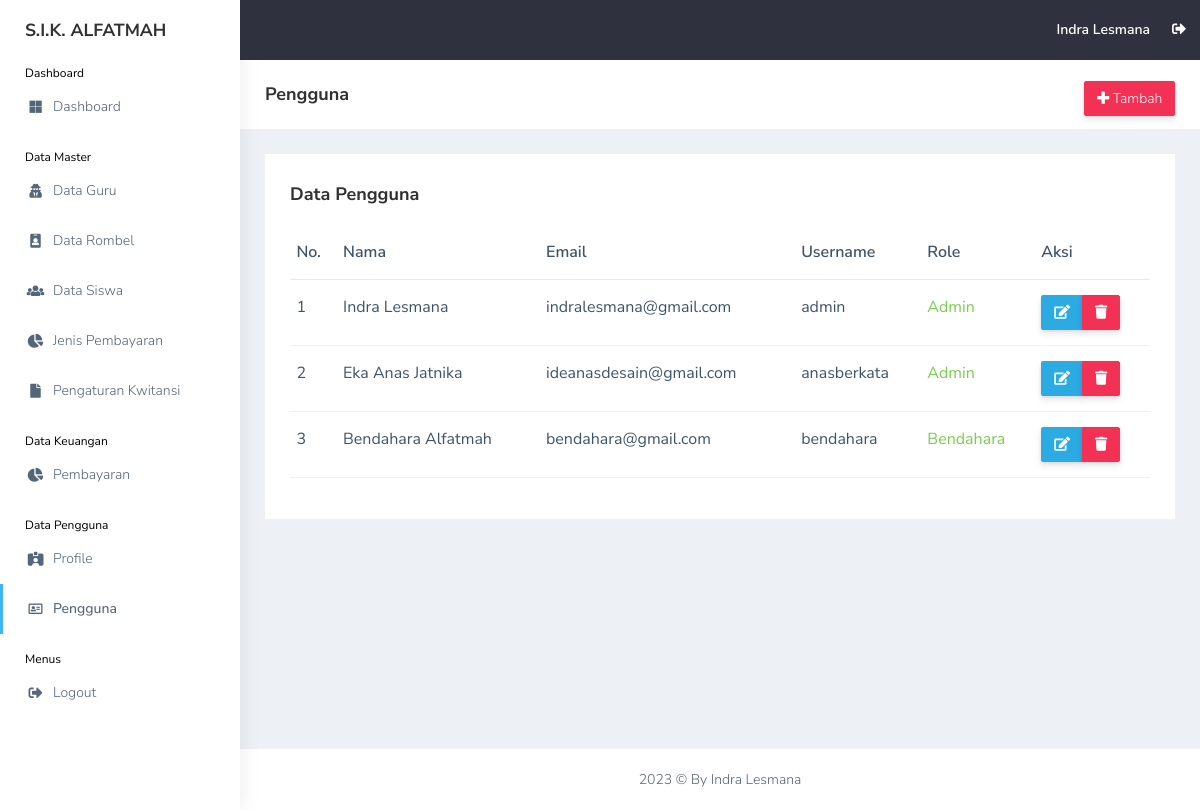
Before: /view_pengguna/pengguna.php (signed in) with the older database file.
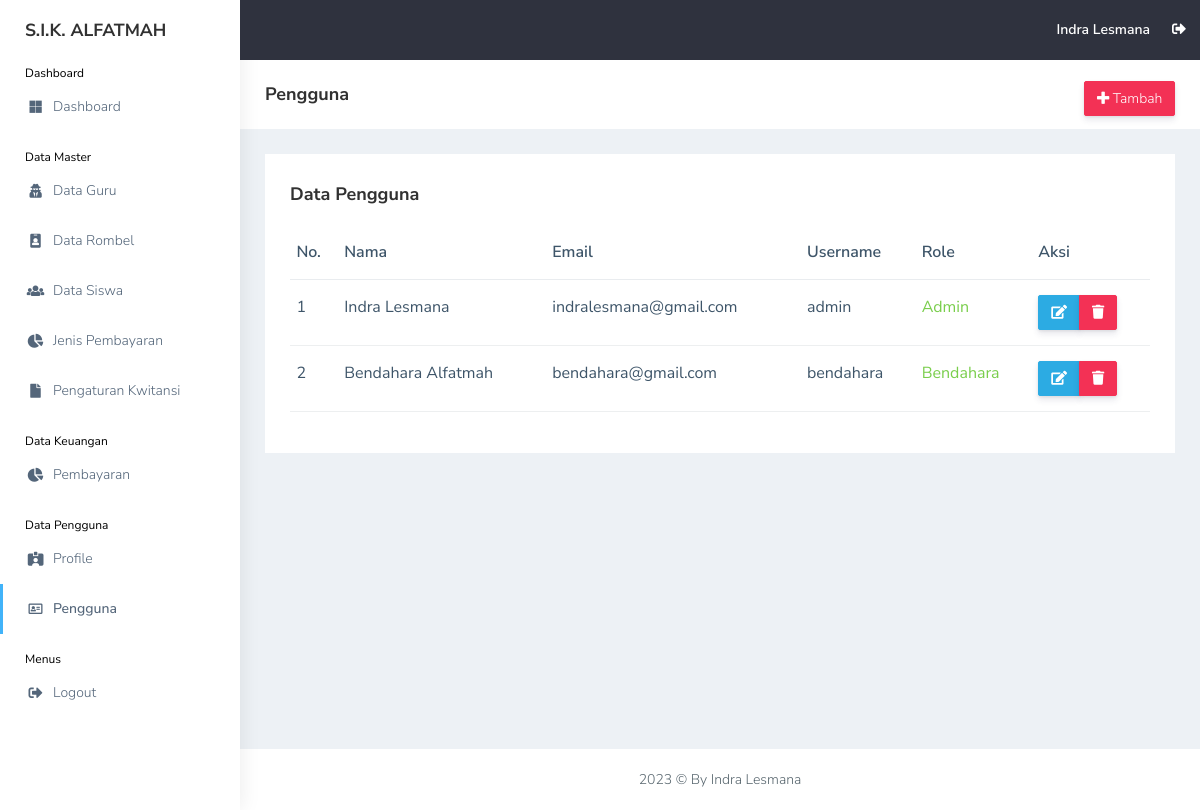
After: the same page with the newer database file.
### tables this page shows
CREATE TABLE `users` (
  `id_user` int(11) NOT NULL,
  `nama` varchar(255) NOT NULL,
  `username` varchar(255) NOT NULL,
  `email` varchar(255) NOT NULL,
  `password` varchar(255) NOT NULL,
  `image` varchar(255) NOT NULL,
  `role_id` int(11) NOT NULL,
  `date_created` date NOT NULL,
  `is_active` int(11) NOT NULL
);

CREATE TABLE `users_role` (
  `id_role` int(11) NOT NULL,
  `role` varchar(255) NOT NULL
);

### functions.php (called while the page is built, shortened)
<?php
$conn = mysqli_connect("localhost", "root", "", "db_sika");
function query($query)
{
    global $conn;
    $result = mysqli_query($conn, $query);
    $rows = [];
    while ($row = mysqli_fetch_assoc($result)) {
        $rows[] = $row;
    }
    return $rows;
}

### view_pengguna/pengguna.php (the view, shortened to what this page needs)
<?php
include "../templates/header.php";
$users = query(
    "SELECT * FROM users
    INNER JOIN users_role ON users.role_id = users_role.id_role"
);
?>
<div class="page-breadcrumb bg-white">
    <div class="row align-items-center">
        <div class="col-lg-3 col-md-4 col-sm-4 col-xs-12">
            <h4 class="page-title">Pengguna</h4>
        </div>
        <div class="col-lg-9 col-sm-8 col-md-8 col-xs-12">
            <div class="d-md-flex">
                <ol class="breadcrumb ms-auto">
                    <li><a href="pengguna_add.php"
                            class="btn btn-danger  d-none d-md-block pull-right ms-3 hidden-xs hidden-sm waves-effect waves-light text-white"><i
                                class="fas fa-plus"></i> Tambah</a>
                    </li>
                </ol>
            </div>
        </div>
    </div>
</div>
<div class="container-fluid">
    <div class="row">
        <div class="col-md-12 col-lg-12 col-sm-12">
            <div class="white-box">
                <div class="d-md-flex mb-3">
                    <h3 class="box-title mb-0">Data Pengguna</h3>
                </div>
                <div class="table-responsive">
                    <table class="table no-wrap">
                        <thead>
                            <tr>
                                <th class="border-top-0">No.</th>
                                <th class="border-top-0">Nama</th>
                                <th class="border-top-0">Email</th>
                                <th class="border-top-0">Username</th>
                                <th class="border-top-0">Role</th>
                                <th class="border-top-0">Aksi</th>
                            </tr>
                        </thead>
                        <tbody>
                            <?php $i = 1; ?>
                            <?php foreach ($users as $u): ?>
                                <tr>
                                    <td>
                                        <?= $i; ?>
                                    </td>
                                    <td class="txt-oflo">
                                        <?= $u["nama"]; ?>
                                    </td>
                                    <td>
                                        <?= $u["email"]; ?>
                                    </td>
                                    <td class="txt-oflo">
                                        <?= $u["username"]; ?>
                                    </td>
                                    <td><span class="text-success">
                                            <?= $u["role"]; ?>
                                        </span></td>
                                    <td>
                                        <div class="btn-group btn-group-toggle" data-toggle="buttons">
                                            <a href="pengguna_edit.php?id_user=<?= $u["id_user"] ?>"
                                                class="btn btn-info text-white"><i class="fas fa-edit"></i></a>
                                            <a href="pengguna_delete.php?id_user=<?= $u["id_user"] ?>"
                                                class="btn btn-danger text-white"
                                                onclick="return confirm('Yakin ingin menghapus <?= $u['nama']; ?>?');"><i
                                                    class="fas fa-trash"></i></a>
                                        </div>
                                    </td>
                                </tr>
                                <?php $i++; ?>
                            <?php endforeach; ?>
                        </tbody>
                    </table>
                </div>
            </div>
        </div>
    </div>
</div>
<?php
include "../templates/footer.php";
?>

### templates/topbar.php (shortened to what this page needs)
<header class="topbar" data-navbarbg="skin5">
    <nav class="navbar top-navbar navbar-expand-md navbar-dark">
        <div class="navbar-header" data-logobg="skin6">
            <a class="navbar-brand" href="#">
                <b class="logo-text text-dark">
                    S.I.K. ALFATMAH
                </b>
            </a>
        </div>
        <div class="navbar-collapse collapse" id="navbarSupportedContent" data-navbarbg="skin5">
            <ul class="navbar-nav ms-auto d-flex align-items-center">
                <li>
                    <a class="profile-pic" href="../view_pengguna/profile.php"><span class="text-white font-medium">
                            <?= $user["nama"]; ?>
                        </span></a>
                </li>
                <li><a href="../logout.php" class="mr-5 profile-pic"><i class="fas fa-sign-out-alt"
                            onclick="return confirm('Yakin ingin keluar dari aplikasi?');"></i></a></li>
            </ul>
        </div>
    </nav>
</header>

Changed rows visible on the page:
removed users: nama "Eka Anas Jatnika", email "ideanasdesain@gmail.com", username "anasberkata", users_role.role "Admin"
